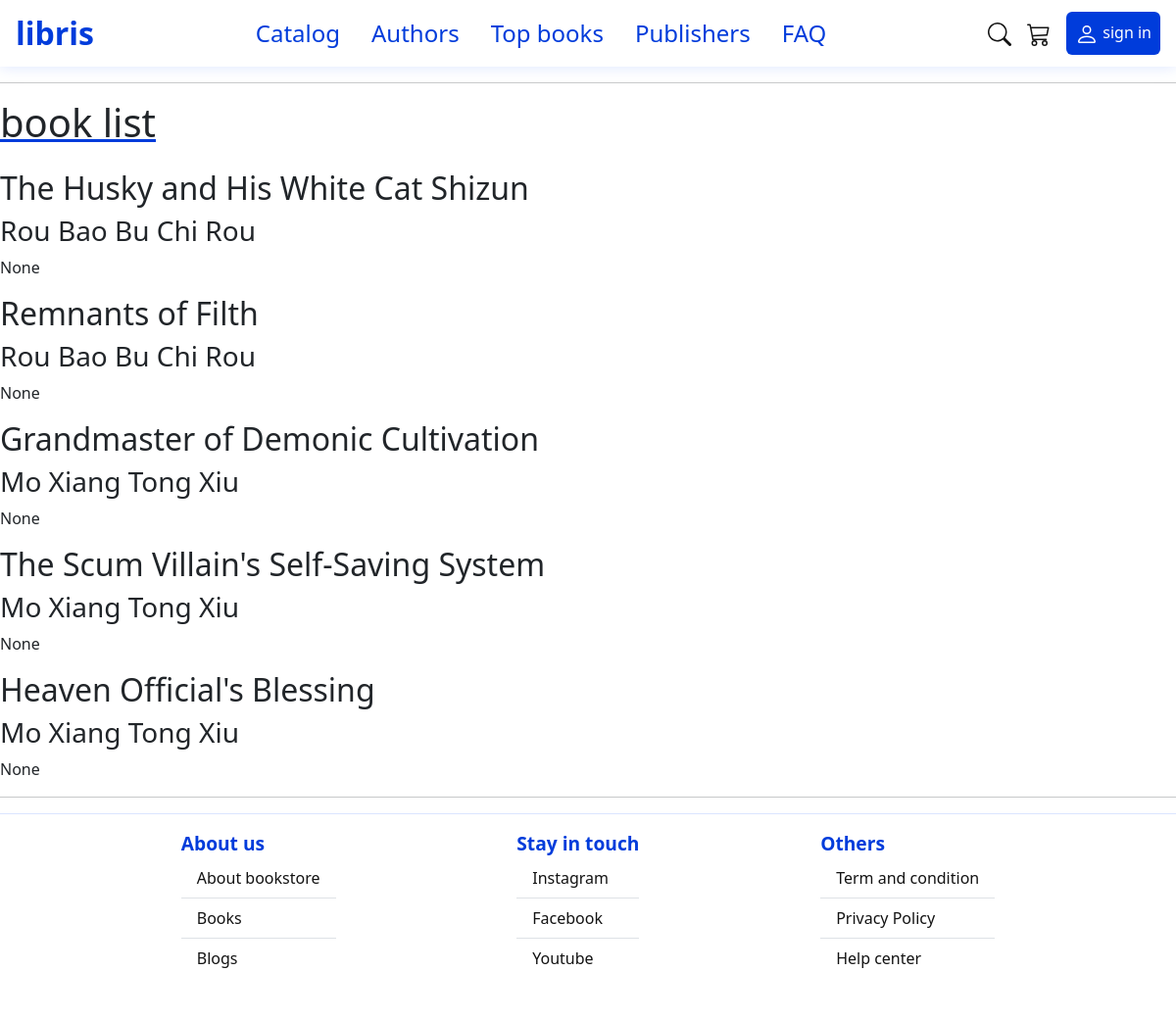
/books/, run on an earlier commit of the app's database.
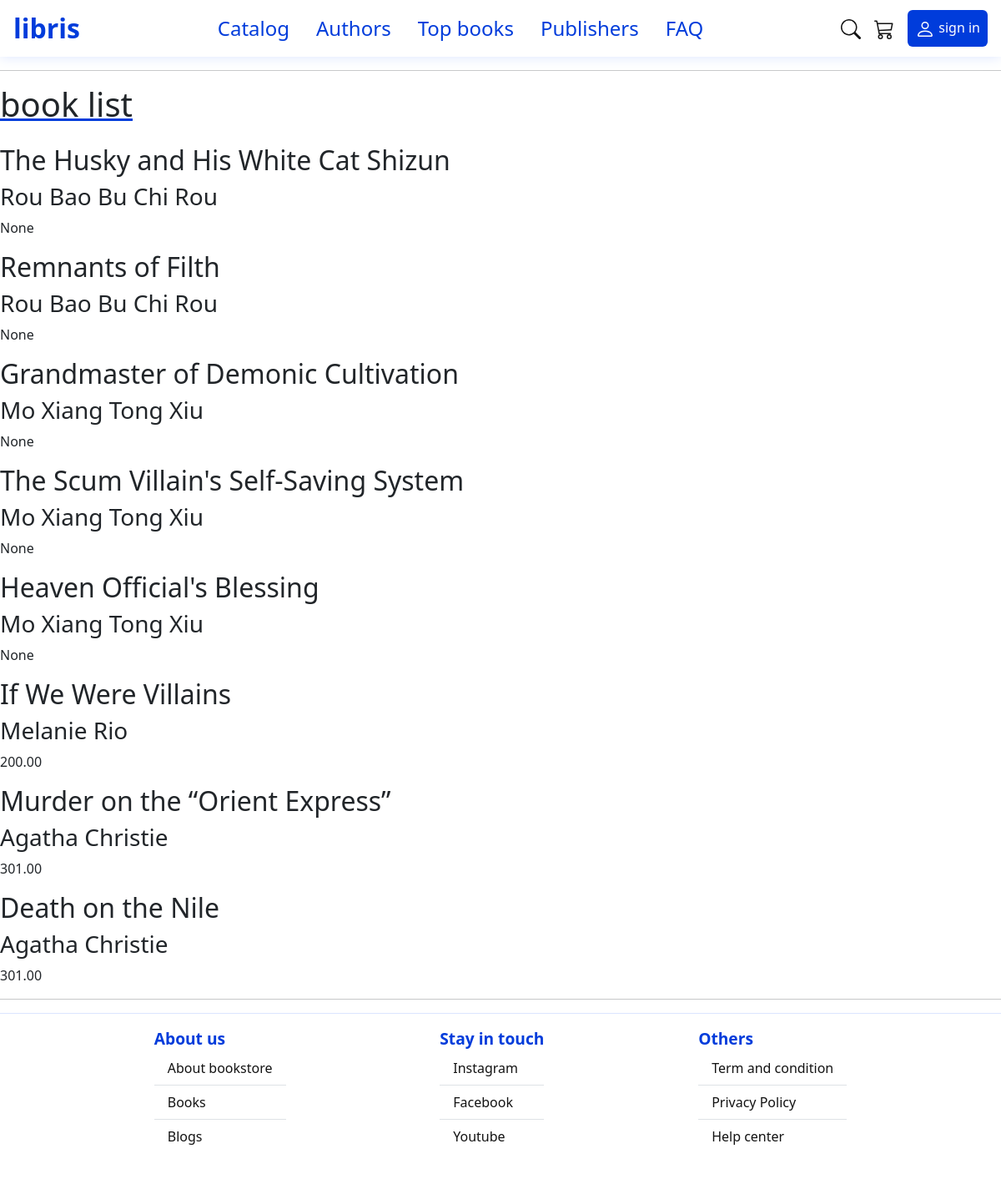
And on a later commit of the database.
### books/models.py (models this page shows, shortened)
class Book(models.Model):
    title = models.CharField(max_length=150)
    author = models.ForeignKey('Author',on_delete=models.CASCADE, null=True, blank=True)
    isbn = models.CharField(max_length=17, unique=TabError)
    price = models.DecimalField(max_digits=6, decimal_places=2, null=True, blank=True)
    description = models.TextField()
    publication_date = models.DateField(null=True, blank=True)
    cover_image = models.ImageField(upload_to='book_covers/', null=True, blank=True)
    publisher = models.ForeignKey('Publisher', on_delete=models.CASCADE, null=True, blank=True)
    rating = models.DecimalField(max_digits=5, decimal_places=2, null=True, blank=True)
    slug = models.SlugField(unique=True)

class Author(models.Model):
    name = models.CharField(max_length=100)
    biography = models.TextField()
    birthdate = models.DateField(null=True, blank=True)
    deathdate = models.DateField(null=True, blank=True)
    slug = models.SlugField(unique=True)
    def __str__(self):
        return self.name

### books/views.py (the view)
# urls.py: path('', views.books_list, name='index')
def books_list(request):
    books = Book.objects.all()
    return render(request, "books/books_list.html", {'books' : books})

### books/templates/books/books_list.html (shortened to what this page needs)
{% extends "layout.html" %}
{% block content %}
<hr>
    <section>
        <h1>book list</h1>
        {% for book in books %}
        <div>
            <h2>{{ book.title }}</h2>
            <h3>{{ book.author }}</h3>
            <p>{{ book.price }}</p>
        </div>
        {% endfor %}
    </section>
<hr>
{% endblock %}

What changed in the data, as far as the page shows it:
added Book: title "If We Were Villains", author "Melanie Rio", price "200.00"
added Book: title "Murder on the “Orient Express”", author "Agatha Christie", price "301.00"
added Book: title "Death on the Nile", author "Agatha Christie", price "301.00"
